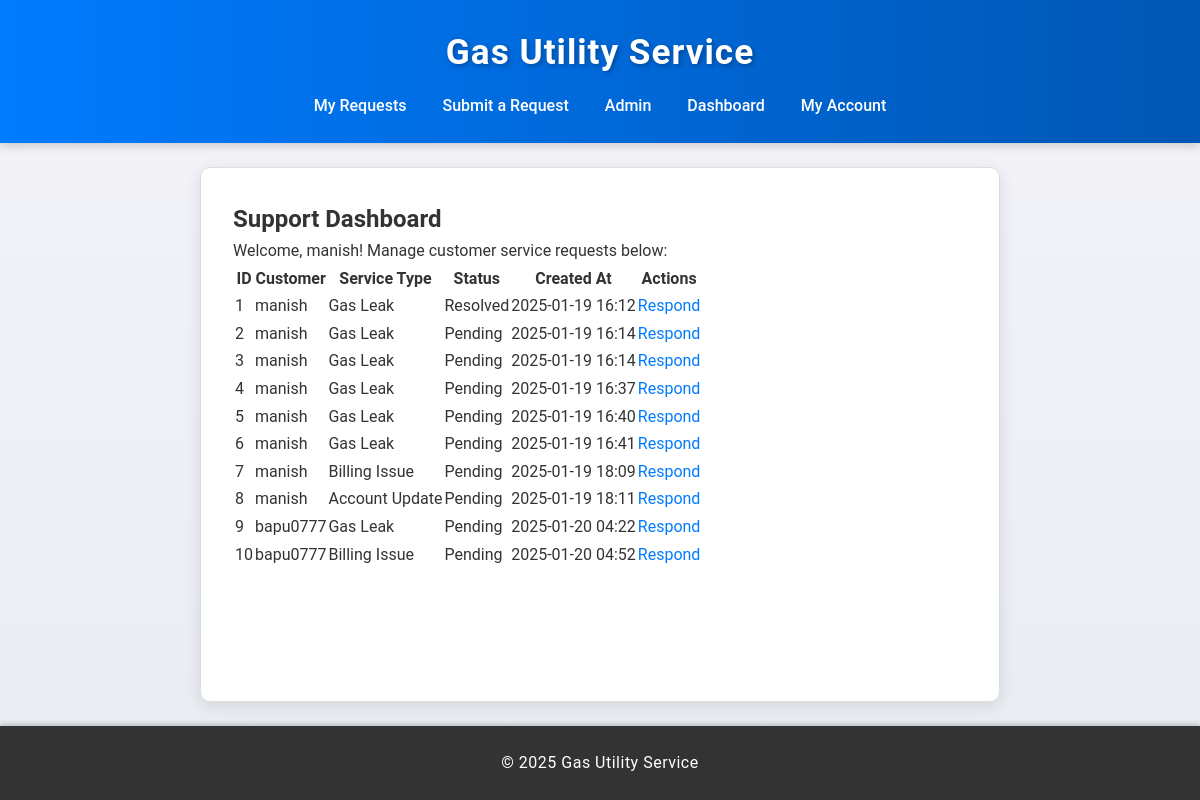
Page /support-dashboard/ (signed in) on the earlier database version.
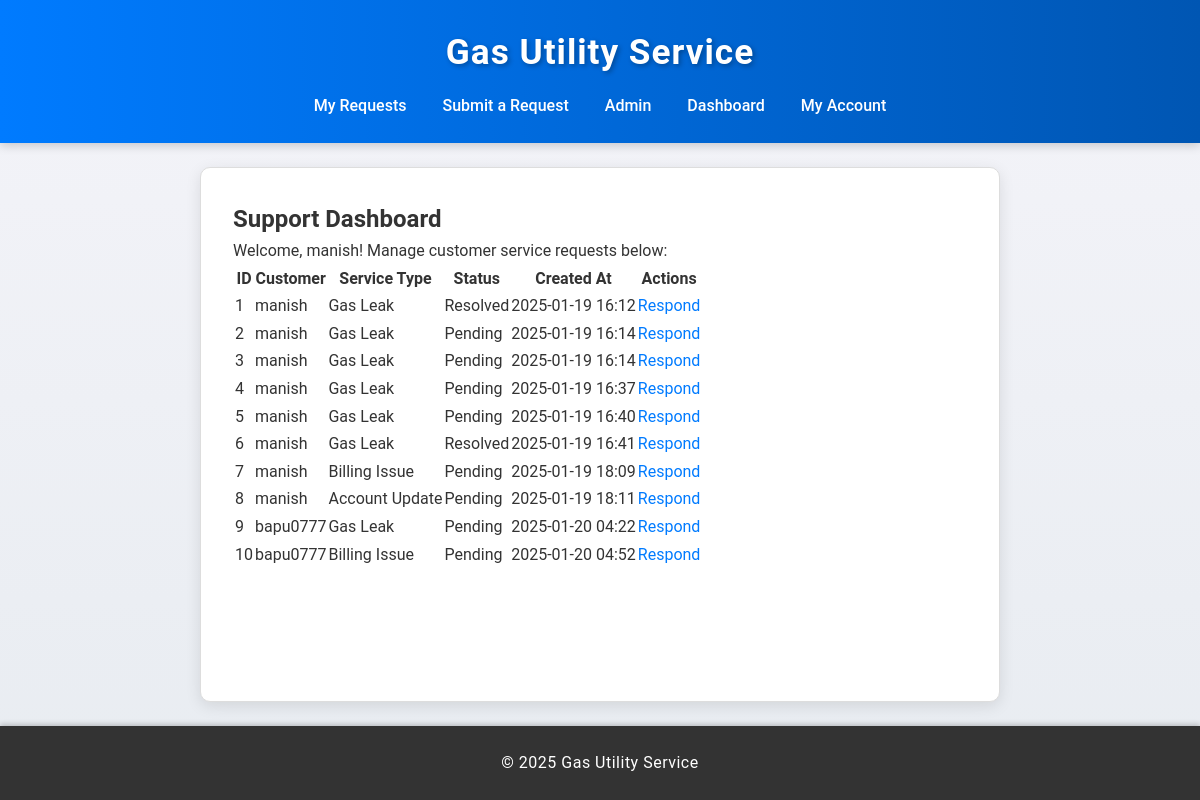
Same page on the later database version.
### service_requests/models.py (models this page shows)
class ServiceRequest(models.Model):
    SERVICE_TYPES = [
        ('gas_leak', 'Gas Leak'),
        ('billing', 'Billing Issue'),
        ('account', 'Account Update'),
    ]
    STATUS_CHOICES = [
        ('pending', 'Pending'),
        ('in_progress', 'In Progress'),
        ('resolved', 'Resolved'),
    ]
    customer = models.ForeignKey(Customer, on_delete=models.CASCADE)
    service_type = models.CharField(max_length=20, choices=SERVICE_TYPES)
    description = models.TextField()
    status = models.CharField(max_length=20, choices=STATUS_CHOICES, default='pending')
    created_at = models.DateTimeField(auto_now_add=True)
    updated_at = models.DateTimeField(auto_now=True)
    resolved_at = models.DateTimeField(null=True, blank=True)
    attachments = models.FileField(upload_to='attachments/', blank=True, null=True)
    response = models.TextField(null=True, blank=True)  # Add the response field here

class Customer(models.Model):
    user = models.OneToOneField(User, on_delete=models.CASCADE)
    phone_number = models.CharField(max_length=15)
    address = models.TextField()

### service_requests/views.py (the view)
# urls.py: path('support-dashboard/', views.SupportDashboardView.as_view(), name='support_dashboard'),
class SupportDashboardView(LoginRequiredMixin, UserPassesTestMixin, ListView):
    model = ServiceRequest
    template_name = 'service_requests/support_dashboard.html'
    context_object_name = 'service_requests'
    def test_func(self):
        return self.request.user.is_staff
    def get_queryset(self):
        if self.request.user.is_staff:
            return ServiceRequest.objects.all()

### service_requests/templates/service_requests/support_dashboard.html
{% extends "base.html" %}
{% block content %}
<h2>Support Dashboard</h2>
<p>Welcome, {{ user.username }}! Manage customer service requests below:</p>
<table>
    <thead>
        <tr>
            <th>ID</th>
            <th>Customer</th>
            <th>Service Type</th>
            <th>Status</th>
            <th>Created At</th>
            <th>Actions</th>
        </tr>
    </thead>
    <tbody>
        {% for request in service_requests %}
            <tr>
                <td>{{ request.id }}</td>
                <td>{{ request.customer.user.username }}</td>
                <td>{{ request.get_service_type_display }}</td>
                <td>{{ request.get_status_display }}</td>
                <td>{{ request.created_at|date:"Y-m-d H:i" }}</td>
                <td>
                    <a href="{% url 'update_service_request' request.id %}">Respond</a>
                </td>
            </tr>
        {% endfor %}
    </tbody>
</table>
{% endblock %}

Differences in the rows shown:
changed ServiceRequest id 6: status "Pending" → "Resolved"
